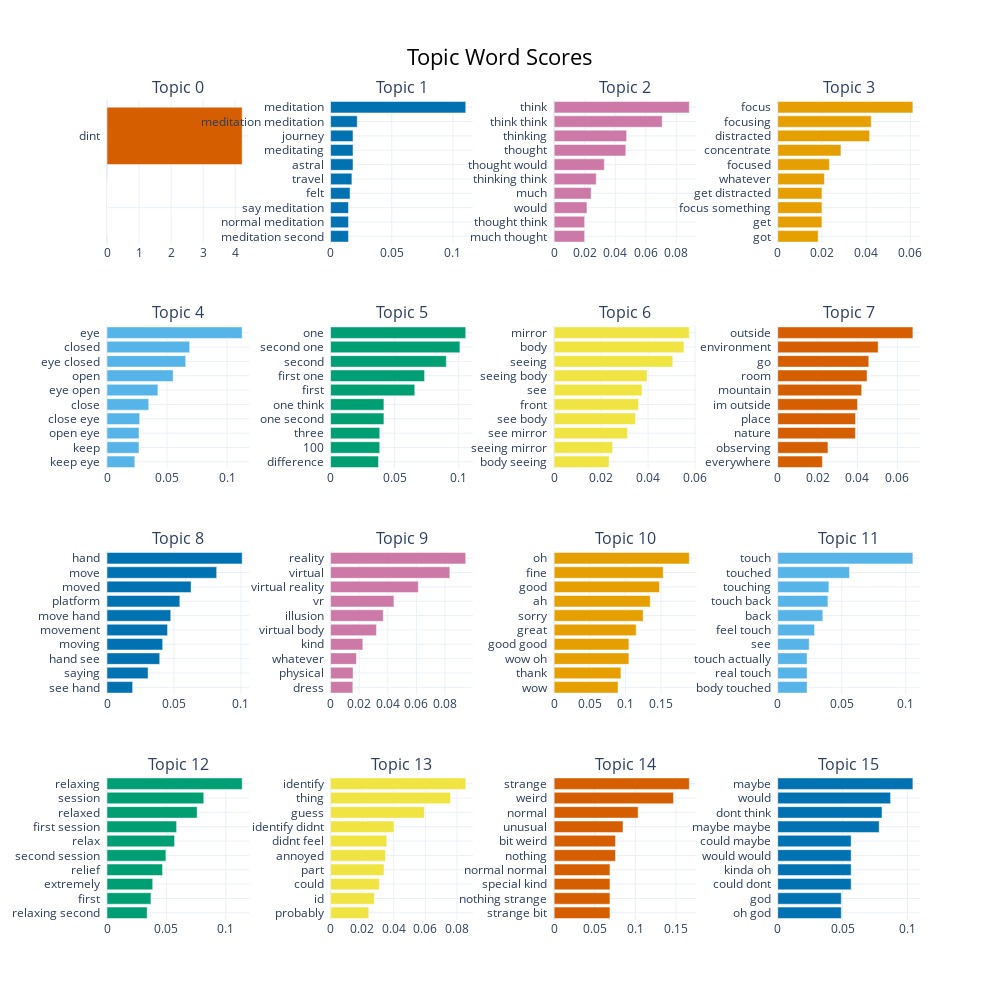

Notebook code cell kept with this figure:
### Code cell
topic_model.visualize_barchart(top_n_topics = 16, n_words = 10)

### Figure 1 — Plotly figure (JSON) as saved in the notebook; plotly's stock layout.template omitted (floating-point values rounded to 4 significant figures)
{"data": [{"marker": {"color": "#D55E00"}, "orientation": "h", "type": "bar", "x": [1e-05, 1e-05, 1e-05, 1e-05, 1e-05, 1e-05, 1e-05, 1e-05, 1e-05, 4.214], "xaxis": "x", "y": ["  ", "  ", "  ", "  ", "  ", "  ", "  ", "  ", "  ", "dint  "], "yaxis": "y"}, {"marker": {"color": "#0072B2"}, "orientation": "h", "type": "bar", "x": [0.01464, 0.01464, 0.01464, 0.01593, 0.01743, 0.01834, 0.01834, 0.01834, 0.02179, 0.1104], "xaxis": "x2", "y": ["meditation second  ", "normal meditation  ", "say meditation  ", "felt  ", "travel  ", "astral  ", "meditating  ", "journey  ", "meditation meditation  ", "meditation  "], "yaxis": "y2"}, {"marker": {"color": "#CC79A7"}, "orientation": "h", "type": "bar", "x": [0.01996, 0.01996, 0.02148, 0.02423, 0.02759, 0.03285, 0.04694, 0.04745, 0.07075, 0.08852], "xaxis": "x3", "y": ["much thought  ", "thought think  ", "would  ", "much  ", "thinking think  ", "thought would  ", "thought  ", "thinking  ", "think think  ", "think  "], "yaxis": "y3"}, {"marker": {"color": "#E69F00"}, "orientation": "h", "type": "bar", "x": [0.01828, 0.01998, 0.01999, 0.01999, 0.02114, 0.02336, 0.02859, 0.04155, 0.04228, 0.06112], "xaxis": "x4", "y": ["got  ", "get  ", "focus something  ", "get distracted  ", "whatever  ", "focused  ", "concentrate  ", "distracted  ", "focusing  ", "focus  "], "yaxis": "y4"}, {"marker": {"color": "#56B4E9"}, "orientation": "h", "type": "bar", "x": [0.02318, 0.02663, 0.02663, 0.02722, 0.03474, 0.04238, 0.05507, 0.06554, 0.06882, 0.1125], "xaxis": "x5", "y": ["keep eye  ", "keep  ", "open eye  ", "close eye  ", "close  ", "eye open  ", "open  ", "eye closed  ", "closed  ", "eye  "], "yaxis": "y5"}, {"marker": {"color": "#009E73"}, "orientation": "h", "type": "bar", "x": [0.03734, 0.03835, 0.03837, 0.04162, 0.04162, 0.06568, 0.07332, 0.09028, 0.1009, 0.1054], "xaxis": "x6", "y": ["difference  ", "100  ", "three  ", "one second  ", "one think  ", "first  ", "first one  ", "second  ", "second one  ", "one  "], "yaxis": "y6"}, {"marker": {"color": "#F0E442"}, "orientation": "h", "type": "bar", "x": [0.02338, 0.02488, 0.03117, 0.0346, 0.03591, 0.03737, 0.03957, 0.05051, 0.05524, 0.05754], "xaxis": "x7", "y": ["body seeing  ", "seeing mirror  ", "see mirror  ", "see body  ", "front  ", "see  ", "seeing body  ", "seeing  ", "body  ", "mirror  "], "yaxis": "y7"}, {"marker": {"color": "#D55E00"}, "orientation": "h", "type": "bar", "x": [0.02242, 0.02519, 0.03897, 0.03904, 0.04003, 0.04213, 0.04481, 0.04568, 0.05038, 0.06781], "xaxis": "x8", "y": ["everywhere  ", "observing  ", "nature  ", "place  ", "im outside  ", "mountain  ", "room  ", "go  ", "environment  ", "outside  "], "yaxis": "y8"}, {"marker": {"color": "#0072B2"}, "orientation": "h", "type": "bar", "x": [0.01914, 0.03067, 0.03938, 0.04159, 0.04523, 0.04759, 0.05439, 0.06278, 0.0819, 0.1009], "xaxis": "x9", "y": ["see hand  ", "saying  ", "hand see  ", "moving  ", "movement  ", "move hand  ", "platform  ", "moved  ", "move  ", "hand  "], "yaxis": "y9"}, {"marker": {"color": "#CC79A7"}, "orientation": "h", "type": "bar", "x": [0.01559, 0.01572, 0.01808, 0.02254, 0.03207, 0.03684, 0.04429, 0.06134, 0.08339, 0.09451], "xaxis": "x10", "y": ["dress  ", "physical  ", "whatever  ", "kind  ", "virtual body  ", "illusion  ", "vr  ", "virtual reality  ", "virtual  ", "reality  "], "yaxis": "y10"}, {"marker": {"color": "#E69F00"}, "orientation": "h", "type": "bar", "x": [0.08965, 0.09364, 0.1049, 0.1049, 0.1151, 0.1248, 0.1347, 0.1477, 0.153, 0.1896], "xaxis": "x11", "y": ["wow  ", "thank  ", "wow oh  ", "good good  ", "great  ", "sorry  ", "ah  ", "good  ", "fine  ", "oh  "], "yaxis": "y11"}, {"marker": {"color": "#56B4E9"}, "orientation": "h", "type": "bar", "x": [0.02294, 0.02294, 0.02294, 0.02462, 0.02874, 0.03524, 0.03923, 0.03997, 0.05605, 0.1056], "xaxis": "x12", "y": ["body touched  ", "real touch  ", "touch actually  ", "see  ", "feel touch  ", "back  ", "touch back  ", "touching  ", "touched  ", "touch  "], "yaxis": "y12"}, {"marker": {"color": "#009E73"}, "orientation": "h", "type": "bar", "x": [0.0338, 0.03696, 0.03845, 0.04672, 0.04954, 0.05681, 0.05853, 0.07581, 0.08139, 0.1137], "xaxis": "x13", "y": ["relaxing second  ", "first  ", "extremely  ", "relief  ", "second session  ", "relax  ", "first session  ", "relaxed  ", "session  ", "relaxing  "], "yaxis": "y13"}, {"marker": {"color": "#F0E442"}, "orientation": "h", "type": "bar", "x": [0.02418, 0.02773, 0.03087, 0.03387, 0.03477, 0.03558, 0.04016, 0.0594, 0.07591, 0.08559], "xaxis": "x14", "y": ["probably  ", "id  ", "could  ", "part  ", "annoyed  ", "didnt feel  ", "identify didnt  ", "guess  ", "thing  ", "identify  "], "yaxis": "y14"}, {"marker": {"color": "#D55E00"}, "orientation": "h", "type": "bar", "x": [0.06874, 0.06874, 0.06874, 0.06874, 0.07555, 0.07555, 0.08484, 0.1034, 0.147, 0.1665], "xaxis": "x15", "y": ["strange bit  ", "nothing strange  ", "special kind  ", "normal normal  ", "nothing  ", "bit weird  ", "unusual  ", "normal  ", "weird  ", "strange  "], "yaxis": "y15"}, {"marker": {"color": "#0072B2"}, "orientation": "h", "type": "bar", "x": [0.04899, 0.04899, 0.05659, 0.05659, 0.05659, 0.05659, 0.07821, 0.08039, 0.08698, 0.1042], "xaxis": "x16", "y": ["oh god  ", "god  ", "could dont  ", "kinda oh  ", "would would  ", "could maybe  ", "maybe maybe  ", "dont think  ", "would  ", "maybe  "], "yaxis": "y16"}], "layout": {"annotations": [{"font": {"size": 16}, "showarrow": false, "text": "Topic 0", "x": 0.0875, "xanchor": "center", "xref": "paper", "y": 1, "yanchor": "bottom", "yref": "paper"}, {"font": {"size": 16}, "showarrow": false, "text": "Topic 1", "x": 0.3625, "xanchor": "center", "xref": "paper", "y": 1, "yanchor": "bottom", "yref": "paper"}, {"font": {"size": 16}, "showarrow": false, "text": "Topic 2", "x": 0.6375, "xanchor": "center", "xref": "paper", "y": 1, "yanchor": "bottom", "yref": "paper"}, {"font": {"size": 16}, "showarrow": false, "text": "Topic 3", "x": 0.9125, "xanchor": "center", "xref": "paper", "y": 1, "yanchor": "bottom", "yref": "paper"}, {"font": {"size": 16}, "showarrow": false, "text": "Topic 4", "x": 0.0875, "xanchor": "center", "xref": "paper", "y": 0.725, "yanchor": "bottom", "yref": "paper"}, {"font": {"size": 16}, "showarrow": false, "text": "Topic 5", "x": 0.3625, "xanchor": "center", "xref": "paper", "y": 0.725, "yanchor": "bottom", "yref": "paper"}, {"font": {"size": 16}, "showarrow": false, "text": "Topic 6", "x": 0.6375, "xanchor": "center", "xref": "paper", "y": 0.725, "yanchor": "bottom", "yref": "paper"}, {"font": {"size": 16}, "showarrow": false, "text": "Topic 7", "x": 0.9125, "xanchor": "center", "xref": "paper", "y": 0.725, "yanchor": "bottom", "yref": "paper"}, {"font": {"size": 16}, "showarrow": false, "text": "Topic 8", "x": 0.0875, "xanchor": "center", "xref": "paper", "y": 0.45, "yanchor": "bottom", "yref": "paper"}, {"font": {"size": 16}, "showarrow": false, "text": "Topic 9", "x": 0.3625, "xanchor": "center", "xref": "paper", "y": 0.45, "yanchor": "bottom", "yref": "paper"}, {"font": {"size": 16}, "showarrow": false, "text": "Topic 10", "x": 0.6375, "xanchor": "center", "xref": "paper", "y": 0.45, "yanchor": "bottom", "yref": "paper"}, {"font": {"size": 16}, "showarrow": false, "text": "Topic 11", "x": 0.9125, "xanchor": "center", "xref": "paper", "y": 0.45, "yanchor": "bottom", "yref": "paper"}, {"font": {"size": 16}, "showarrow": false, "text": "Topic 12", "x": 0.0875, "xanchor": "center", "xref": "paper", "y": 0.175, "yanchor": "bottom", "yref": "paper"}, {"font": {"size": 16}, "showarrow": false, "text": "Topic 13", "x": 0.3625, "xanchor": "center", "xref": "paper", "y": 0.175, "yanchor": "bottom", "yref": "paper"}, {"font": {"size": 16}, "showarrow": false, "text": "Topic 14", "x": 0.6375, "xanchor": "center", "xref": "paper", "y": 0.175, "yanchor": "bottom", "yref": "paper"}, {"font": {"size": 16}, "showarrow": false, "text": "Topic 15", "x": 0.9125, "xanchor": "center", "xref": "paper", "y": 0.175, "yanchor": "bottom", "yref": "paper"}], "height": 1000, "hoverlabel": {"bgcolor": "white", "font": {"family": "Rockwell", "size": 16}}, "showlegend": false, "title": {"font": {"color": "Black", "size": 22}, "text": "Topic Word Scores", "x": 0.5, "xanchor": "center", "yanchor": "top"}, "width": 1000, "xaxis": {"anchor": "y", "domain": [0, 0.175], "showgrid": true}, "xaxis10": {"anchor": "y10", "domain": [0.275, 0.45], "showgrid": true}, "xaxis11": {"anchor": "y11", "domain": [0.55, 0.725], "showgrid": true}, "xaxis12": {"anchor": "y12", "domain": [0.825, 1], "showgrid": true}, "xaxis13": {"anchor": "y13", "domain": [0, 0.175], "showgrid": true}, "xaxis14": {"anchor": "y14", "domain": [0.275, 0.45], "showgrid": true}, "xaxis15": {"anchor": "y15", "domain": [0.55, 0.725], "showgrid": true}, "xaxis16": {"anchor": "y16", "domain": [0.825, 1], "showgrid": true}, "xaxis2": {"anchor": "y2", "domain": [0.275, 0.45], "showgrid": true}, "xaxis3": {"anchor": "y3", "domain": [0.55, 0.725], "showgrid": true}, "xaxis4": {"anchor": "y4", "domain": [0.825, 1], "showgrid": true}, "xaxis5": {"anchor": "y5", "domain": [0, 0.175], "showgrid": true}, "xaxis6": {"anchor": "y6", "domain": [0.275, 0.45], "showgrid": true}, "xaxis7": {"anchor": "y7", "domain": [0.55, 0.725], "showgrid": true}, "xaxis8": {"anchor": "y8", "domain": [0.825, 1], "showgrid": true}, "xaxis9": {"anchor": "y9", "domain": [0, 0.175], "showgrid": true}, "yaxis": {"anchor": "x", "domain": [0.825, 1], "showgrid": true}, "yaxis10": {"anchor": "x10", "domain": [0.275, 0.45], "showgrid": true}, "yaxis11": {"anchor": "x11", "domain": [0.275, 0.45], "showgrid": true}, "yaxis12": {"anchor": "x12", "domain": [0.275, 0.45], "showgrid": true}, "yaxis13": {"anchor": "x13", "domain": [0, 0.175], "showgrid": true}, "yaxis14": {"anchor": "x14", "domain": [0, 0.175], "showgrid": true}, "yaxis15": {"anchor": "x15", "domain": [0, 0.175], "showgrid": true}, "yaxis16": {"anchor": "x16", "domain": [0, 0.175], "showgrid": true}, "yaxis2": {"anchor": "x2", "domain": [0.825, 1], "showgrid": true}, "yaxis3": {"anchor": "x3", "domain": [0.825, 1], "showgrid": true}, "yaxis4": {"anchor": "x4", "domain": [0.825, 1], "showgrid": true}, "yaxis5": {"anchor": "x5", "domain": [0.55, 0.725], "showgrid": true}, "yaxis6": {"anchor": "x6", "domain": [0.55, 0.725], "showgrid": true}, "yaxis7": {"anchor": "x7", "domain": [0.55, 0.725], "showgrid": true}, "yaxis8": {"anchor": "x8", "domain": [0.55, 0.725], "showgrid": true}, "yaxis9": {"anchor": "x9", "domain": [0.275, 0.45], "showgrid": true}}}
